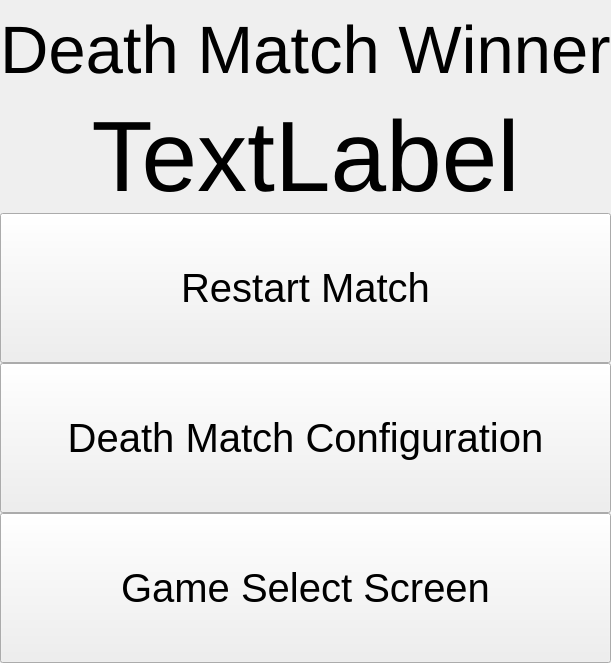
        <widget class="QWidget" name="deathMatchWinner">
         <layout class="QGridLayout" name="gridLayout_12">
          <property name="sizeConstraint">
           <enum>QLayout::SetMinimumSize</enum>
          </property>
          <property name="leftMargin">
           <number>0</number>
          </property>
          <property name="topMargin">
           <number>0</number>
          </property>
          <property name="rightMargin">
           <number>0</number>
          </property>
          <property name="bottomMargin">
           <number>0</number>
          </property>
          <property name="spacing">
           <number>0</number>
          </property>
          <item row="0" column="0">
           <layout class="QGridLayout" name="gridLayout_11">
            <property name="spacing">
             <number>0</number>
            </property>
            <item row="5" column="0">
             <widget class="QPushButton" name="dmwToDMCButton">
              <property name="minimumSize">
               <size>
                <width>0</width>
                <height>150</height>
               </size>
              </property>
              <property name="font">
               <font>
                <pointsize>30</pointsize>
               </font>
              </property>
              <property name="text">
               <string>Death Match Configuration</string>
              </property>
             </widget>
            </item>
            <item row="1" column="0">
             <widget class="QLabel" name="dmwTitle">
              <property name="sizePolicy">
               <sizepolicy hsizetype="Preferred" vsizetype="Minimum">
                <horstretch>0</horstretch>
                <verstretch>0</verstretch>
               </sizepolicy>
              </property>
              <property name="minimumSize">
               <size>
                <width>0</width>
                <height>100</height>
               </size>
              </property>
              <property name="maximumSize">
               <size>
                <width>16777215</width>
                <height>100</height>
               </size>
              </property>
              <property name="font">
               <font>
                <pointsize>50</pointsize>
               </font>
              </property>
              <property name="text">
               <string>Death Match Winner</string>
              </property>
             </widget>
            </item>
            <item row="3" column="0">
             <widget class="QPushButton" name="dmwRestartButton">
              <property name="minimumSize">
               <size>
                <width>0</width>
                <height>150</height>
               </size>
              </property>
              <property name="font">
               <font>
                <pointsize>30</pointsize>
               </font>
              </property>
              <property name="text">
               <string>Restart Match</string>
              </property>
             </widget>
            </item>
            <item row="6" column="0">
             <widget class="QPushButton" name="dmwToGameSelectButton">
              <property name="minimumSize">
               <size>
                <width>0</width>
                <height>150</height>
               </size>
              </property>
              <property name="font">
               <font>
                <pointsize>30</pointsize>
               </font>
              </property>
              <property name="text">
               <string>Game Select Screen</string>
              </property>
             </widget>
            </item>
            <item row="2" column="0">
             <widget class="QLabel" name="dmWinnerDisplayLabel">
              <property name="font">
               <font>
                <pointsize>75</pointsize>
               </font>
              </property>
              <property name="text">
               <string>TextLabel</string>
              </property>
              <property name="alignment">
               <set>Qt::AlignCenter</set>
              </property>
             </widget>
            </item>
           </layout>
          </item>
         </layout>
        </widget>
